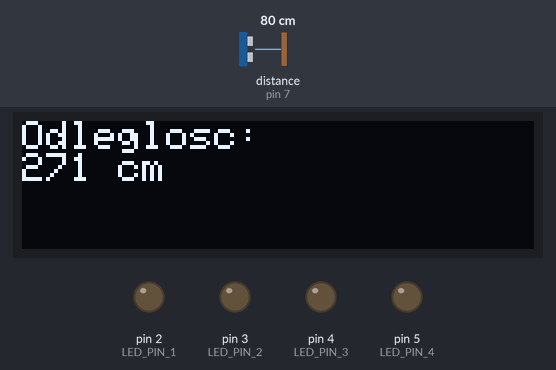
Recording of a sketch running on a simulated Arduino Uno, built with avr-gcc and run on an emulated ATmega328P. Shown: 128×32 one-colour display, output pins drawn as LEDs (lit = HIGH). Wiring (inferred from the names in the program): ultrasonic range finder: trigger pin 6; echo pin 7. The test bench sets the inputs (shaded band); at power-on: distance to the obstacle (sensor on pin 7) 80 cm. The echo pulse lasts 58.3 µs per cm; pins used as bus, display or sensor lines are not drawn; what the sketch prints to the serial monitor is not drawn.

Above: at 0.96 s.
1.0 s: distance to the obstacle (sensor on pin 7) set to 4 cm
At 2.5 s:
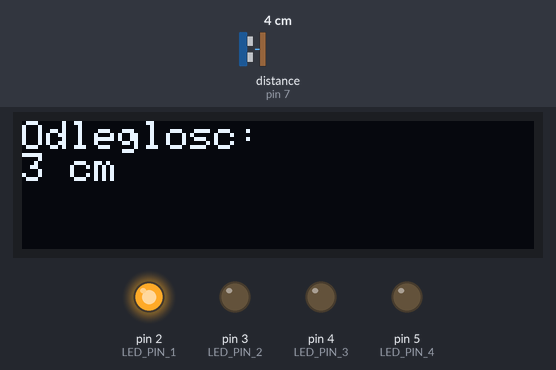
3.6 s: distance to the obstacle (sensor on pin 7) set to 35 cm
At 3.94 s:
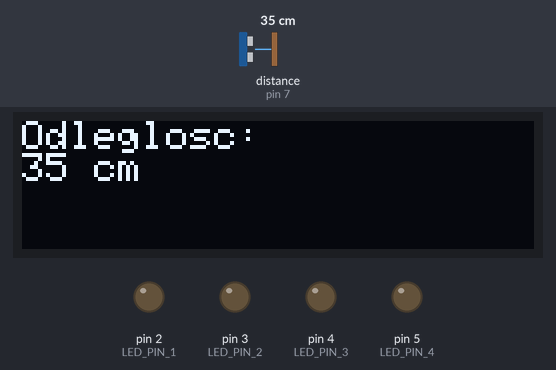
5.1 s: distance to the obstacle (sensor on pin 7) set to 18 cm
At 5.6 s:
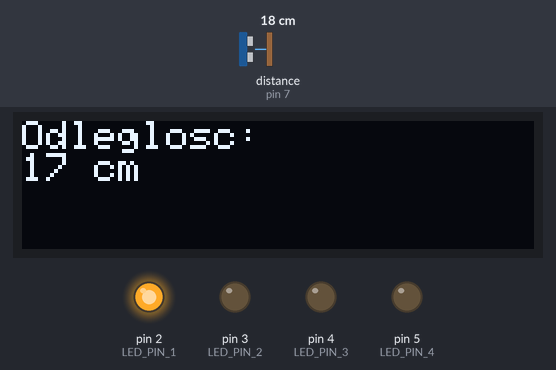
6.7 s: distance to the obstacle (sensor on pin 7) set to 299 cm
At 7.6 s:
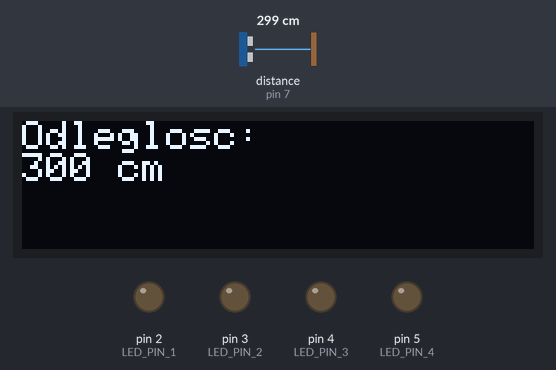
8.4 s: distance to the obstacle (sensor on pin 7) set to 17 cm
At 11.4 s:
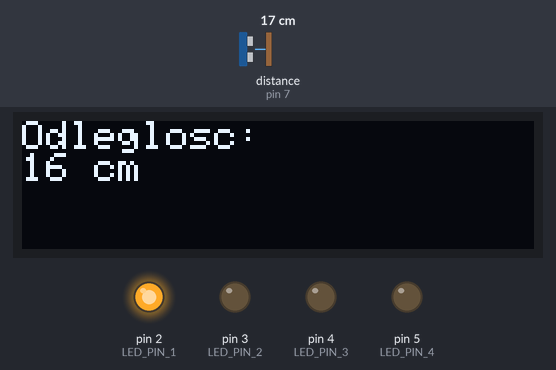
Timing chart, 0 to 11.7 s (numbered marks = the images above; inputs shaded):
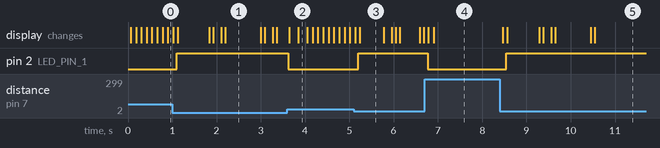

Measured:
- after the input at 1.0 s, pin 2 (LED_PIN_1): LOW → HIGH after 0.10 s
- after the input at 3.6 s, pin 2 (LED_PIN_1): HIGH → LOW at once; the display: first changes at once (image 2 shows a later state)
- after the input at 5.1 s, pin 2 (LED_PIN_1): LOW → HIGH after 0.11 s
- after the input at 6.7 s, pin 2 (LED_PIN_1): HIGH → LOW after 0.07 s; the display: first changes after 0.08 s (image 4 shows a later state)
- after the input at 8.4 s, pin 2 (LED_PIN_1): LOW → HIGH after 0.15 s; the display: first changes after 0.06 s (image 5 shows a later state)
- what the display in image 1 shows lasts 0.8 s, from 2.2 s to 3.0 s
- what the display in image 3 shows lasts 0.6 s, from 5.2 s to 5.8 s

The sketch:

sketch_dec19a.ino
```cpp
#include <Arduino_FreeRTOS.h>
#include <task.h>
#include <Wire.h>
#include <Adafruit_GFX.h>
#include <Adafruit_SSD1306.h>
void Task1( void *pvParameters );
void Task2( void *pvParameters );

#define SCREEN_WIDTH 128 // szerokość wyświetlacza OLED
#define SCREEN_HEIGHT 32 // wysokość wyświetlacza OLED
#define OLED_RESET     -1 // Reset pin # (or -1 if sharing Arduino reset pin)
Adafruit_SSD1306 display(SCREEN_WIDTH, SCREEN_HEIGHT, &Wire, OLED_RESET);

#define TRIGGER_PIN  6
#define ECHO_PIN     7
#define LED_PIN_1    2
#define LED_PIN_2    3
#define LED_PIN_3    4
#define LED_PIN_4    5

long distance = 0;

TaskHandle_t TaskHandle_1; // handler for Task1
TaskHandle_t TaskHandle_2; // handler for Task2


void setup()
{
  Serial.begin(9600); // Enable serial communication library.
  pinMode(TRIGGER_PIN, OUTPUT);
  pinMode(ECHO_PIN, INPUT);
  pinMode(LED_PIN_1, OUTPUT);
  pinMode(LED_PIN_2, OUTPUT);
  pinMode(LED_PIN_3, OUTPUT);
  pinMode(LED_PIN_4, OUTPUT);

 if(!display.begin(SSD1306_SWITCHCAPVCC, 0x3C)) { // Adres I2C 0x3C dla wyświetlacza 128x32
    for(;;); // Włącz pętlę nieskończoną, jeśli inicjalizacja wyświetlacza nie powiedzie się
  }
  display.clearDisplay();

   xTaskCreate(Task1, "LED1", 100, NULL, 3, &TaskHandle_1);
   xTaskCreate(Task2, "LED2", 100, NULL, 2, &TaskHandle_2);
   vTaskStartScheduler();


}

void loop()
{
  // put your main code here, to run repeatedly:

}

//definition of Task1
void Task1(void* pvParameters)
{
     UBaseType_t uxPriority = uxTaskPriorityGet( NULL );
    while(1)
    {
    Serial.println("Task1 is running and about to raise Task2 Priority");
    vTaskPrioritySet( TaskHandle_2, ( uxPriority + 1 ) );
       digitalWrite(TRIGGER_PIN, LOW);
    delayMicroseconds(2);
    digitalWrite(TRIGGER_PIN, HIGH);
    delayMicroseconds(10);
    digitalWrite(TRIGGER_PIN, LOW);
    long duration = pulseIn(ECHO_PIN, HIGH);
    distance = duration / 29 / 2;

    display.clearDisplay();
    display.setTextSize(1);
    display.setTextColor(WHITE);
    display.setCursor(0,0);
    display.println("Odleglosc:");
    display.print(distance);
    display.println(" cm");
    display.display();

    Serial.print("Odleglosc: "); // Wyświetl odległość w porcie szeregowym
    Serial.print(distance);
    Serial.println(" cm");
    }
}
void Task2(void* pvParameters)
{
 UBaseType_t   uxPriority = uxTaskPriorityGet( NULL );
     while(1)
    {
          //if (xSemaphoreTake(xEventSemaphore, portMAX_DELAY) == pdTRUE) { // Czekaj na zdarzenie
      if (distance < 20) {
        digitalWrite(LED_PIN_1, HIGH);
      } else {
        digitalWrite(LED_PIN_1, LOW);
      }
    Serial.println("Task2 is running and about to lower Task2 Priority");
    vTaskPrioritySet( TaskHandle_2, ( uxPriority - 2 ) );

    }

}
```
